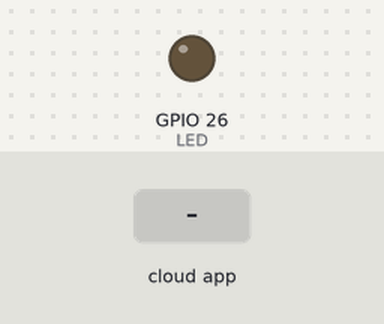
Recording of a sketch running on a simulated ESP32. On the bench: output pins drawn as LEDs (lit = HIGH). Inputs (shaded band) come from the test bench. WiFi joins after 1.5 s; servers stay silent unless stated; no MQTT or app messages arrive unless stated; what the sketch prints to the serial monitor is not drawn.

Above: at 2.7 s.
2.8 s: the phone or cloud app sets myfruit to ON
At 3.6 s:
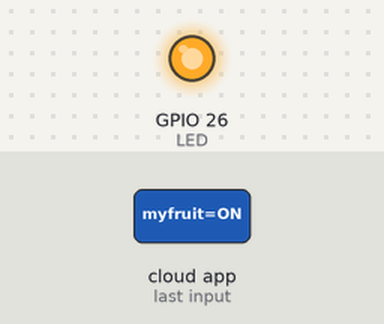
4.3 s: the phone or cloud app sets myfruit to OFF
At 5.0 s:
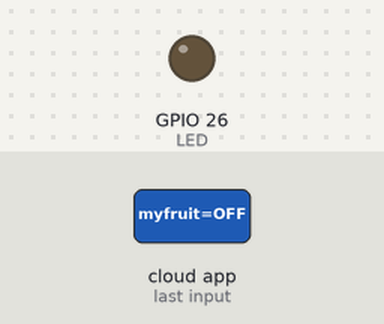
Timing chart, 0 to 7.3 s (numbered marks = the images above; inputs shaded):
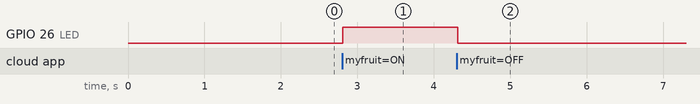

Measured:
- after the input at 2.8 s, GPIO 26 (LED): LOW → HIGH at once
- after the input at 4.3 s, GPIO 26 (LED): HIGH → LOW at once

The sketch:

publish.ino.ino
```cpp
/***************************************************
  Adafruit MQTT Library ESP8266 Example
 ****************************************************/
#include <WiFi.h>
#include "Adafruit_MQTT.h"
#include "Adafruit_MQTT_Client.h"

// the on off button feed turns this LED on/off
#define LED 26

#define PWMOUT 12

/************************* WiFi Access Point *********************************/

#define WLAN_SSID       "RUET--Employee"
#define WLAN_PASS       "RUETEM#789"

/************************* Adafruit.io Setup *********************************/

#define AIO_SERVER      "io.adafruit.com"
#define AIO_SERVERPORT  1883                   // use 8883 for SSL
#define AIO_USERNAME    "tanjina_3ni"
#define AIO_KEY         "aio_CVnd48QkPoCgv1duD3q0MChFVi8a"

/************ Global State (you don't need to change this!) ******************/

// Create an ESP8266 WiFiClient class to connect to the MQTT server.
WiFiClient client;
// or... use WiFiFlientSecure for SSL
//WiFiClientSecure client;

// Setup the MQTT client class by passing in the WiFi client and MQTT server and login details.
Adafruit_MQTT_Client mqtt(&client, AIO_SERVER, AIO_SERVERPORT, AIO_USERNAME, AIO_USERNAME, AIO_KEY);

/****************************** Feeds ***************************************/

// Notice MQTT paths for AIO follow the form: <username>/feeds/<feedname>
Adafruit_MQTT_Subscribe onoffbutton = Adafruit_MQTT_Subscribe(&mqtt, AIO_USERNAME "/feeds/myfruit");


Adafruit_MQTT_Publish ap = Adafruit_MQTT_Publish(&mqtt, AIO_USERNAME "/feeds/myfruit2");


/*************************** Sketch Code ************************************/
int y;
void MQTT_connect();

void setup() {
  pinMode(LED, OUTPUT);


  Serial.begin(115200);
  delay(10);

  Serial.println(F("Adafruit MQTT demo"));

  // Connect to WiFi access point.
  Serial.println(); Serial.println();
  Serial.print("Connecting to ");
  Serial.println(WLAN_SSID);

  WiFi.begin(WLAN_SSID, WLAN_PASS);
  while (WiFi.status() != WL_CONNECTED) {
    delay(500);
    Serial.print(".");
  }
  Serial.println();

  Serial.println("WiFi connected");
  Serial.println("IP address: "); Serial.println(WiFi.localIP());

  // Setup MQTT subscription for onoff & slider feed.
  mqtt.subscribe(&onoffbutton);

}

uint32_t x=0;

void loop() {

  MQTT_connect();

  // this is our 'wait for incoming subscription packets' busy subloop
  // try to spend your time here

  Adafruit_MQTT_Subscribe *subscription;
  while ((subscription = mqtt.readSubscription(5000))) {
    // Check if its the onoff button feed
    if (subscription == &onoffbutton) {


      if (strcmp((char *)onoffbutton.lastread, "ON") == 0) {
        digitalWrite(LED, HIGH);
        y=1;
      }
      if (strcmp((char *)onoffbutton.lastread, "OFF") == 0) {
        digitalWrite(LED, LOW);
        y=0;
      }
      if (! ap.publish(y))
        Serial.println(F("Publish Failed."));
      else {
        Serial.println(F("Publish Success!"));
        delay(500);
      }

    }


  }

  // ping the server to keep the mqtt connection alive
  if(! mqtt.ping()) {
    mqtt.disconnect();
  }

}

void MQTT_connect() {
  int8_t ret;

  // Stop if already connected.
  if (mqtt.connected()) {
    return;
  }

  Serial.print("Connecting to MQTT... ");

  uint8_t retries = 3;
  while ((ret = mqtt.connect()) != 0) { // connect will return 0 for connected
       Serial.println(mqtt.connectErrorString(ret));
       Serial.println("Retrying MQTT connection in 5 seconds...");
       mqtt.disconnect();
       delay(5000);  // wait 5 seconds
       retries--;
       if (retries == 0) {
         // basically die and wait for WDT to reset me
         while (1);
       }
  }
  Serial.println("MQTT Connected!");
}
```
